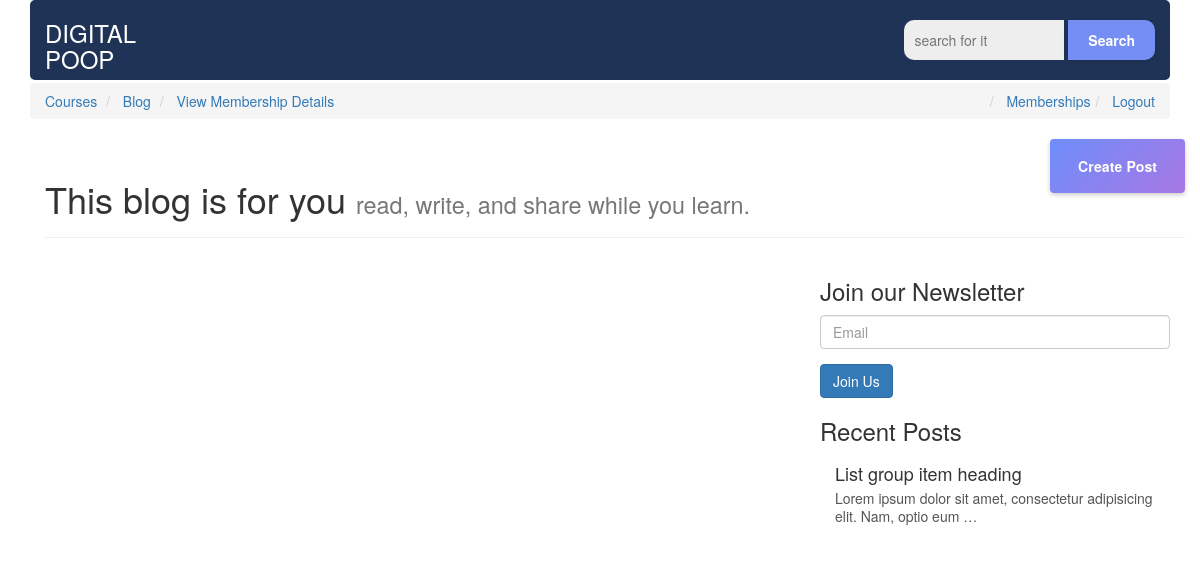
/blog/ (signed in), run on an earlier commit of the app's database.
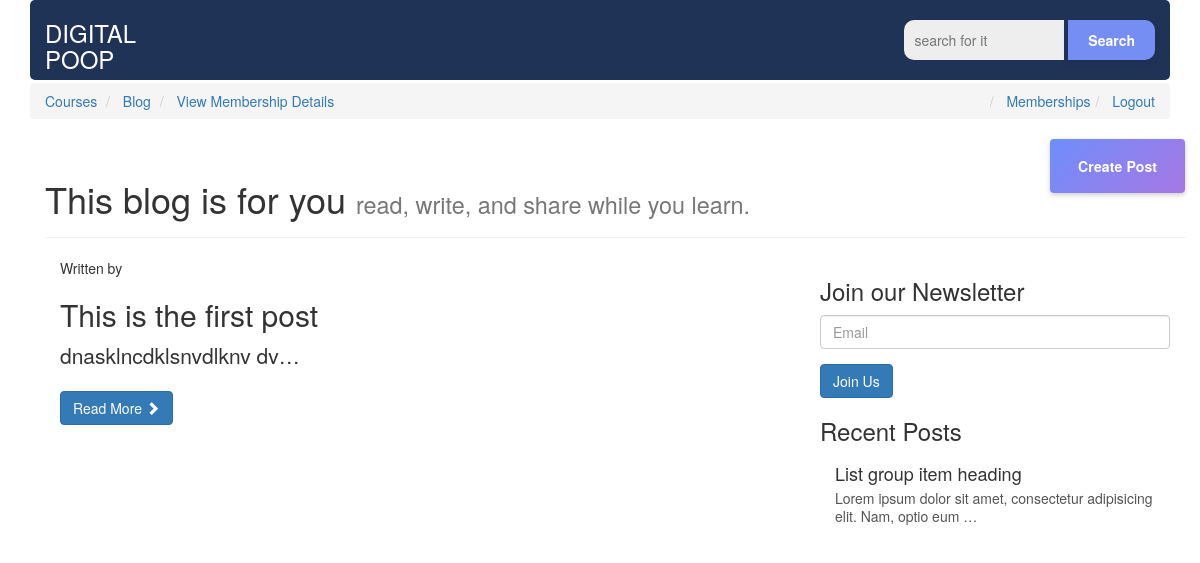
And on a later commit of the database.
### blog/models.py (models this page shows, shortened)
class Post(models.Model):
    title = models.CharField(max_length= 50)
    description = models.TextField(max_length=1000)
    timestamp = models.DateTimeField(auto_now=False, auto_now_add=True)
    timestamp = models.DateTimeField(auto_now=True, auto_now_add=False)
    author = models.ForeignKey('Author', on_delete=models.CASCADE)
    image = models.ImageField(null=True, blank=True)
    def get_absolute_url(self):
        return reverse('blog:details', kwargs={'id': self.id})
    class Meta:
            db_table = 'Post'

### blog/views.py (the view)
def posts_list(request):
    all_posts = Post.objects.all()
    context = {
        'all_posts': all_posts
    }
    return render(request, 'blog/posts_list.html', context)

### blog/templates/blog/posts_list.html (shortened to what this page needs)
{% extends 'blog/base.html' %}
{% block content %}
{% if not request.user.is_authenticated %}
<div class="container">
        <div class="row">
            <div class="col-xs-12 col-md-12">
                <div class="non-member-card">
                    <div class="card-block">
                        <h4 class="non-member-card-title">You are not yet a member</h4>
                            <p class="non-member-card-text">The reason why you do not have access to
                            this page is because you are not registered as a member.
                            Please click below to register.</p>
                    </div>
                    <div class="card-footer">
                        <small class="text-muted">Last updated 3 mins ago</small>
                    </div>
                    <button type="button" class="btn btn-success">Sign Up</button>
                </div>
            </div>
{% else %}
<div class="container">
   <div class="row">
      <a href="/blog/create/" class="gradient-btn create-post-btn" data-title="Create Post"></a>
      <div class="page-header">
          <h1>This blog is for you <small>read, write, and share while you learn.</small></h1>
      </div>
   </div>
  <div class="row">
    <div class="col-md-8">
        {% for post in all_posts %}
            <article id="">
              <header>
                <div class="meta">
                  Written by
                </div>
                <h2>{{ post.title }}</h2>
              </header>
              <div class="entry-content">
            {% if post.image %}
                  <img src="{{ post.image.url }}" alt="" class="img-fluid post-image"
                   style="max-width:600px;max-height:600px;"/>
                <p class="lead">{{ post.description }}&hellip;</p>
                <a href="{{ post.get_absolute_url }}" class="btn btn-primary">Read More
                <span class="glyphicon glyphicon glyphicon-chevron-right" aria-hidden="true">
                </span></a>
            {% else %}
                <p class="lead">{{ post.description }}&hellip;</p>
                <a href="{{ post.get_absolute_url }}" class="btn btn-primary">Read More <span class="glyphicon glyphicon glyphicon-chevron-right" aria-hidden="true"></span></a>
            {% endif %}
              </div>
            </article>
    {% endfor %}
          </div>
    <aside class="col-sm-4 col-md-4 col-lg-4">
        <div class="mb-3">
              <h3 class="card-header mb-3">Join our Newsletter</h3>
              <form class="form-horizontal">
                <div class="form-group">
                  <div class="col-sm-12 col-md-12 col-lg-12">
                    <input type="email" class="form-control" id="inputEmail3" placeholder="Email">
                  </div>
                </div>
                <div class="form-group">
                  <div class="col-sm-12 col-md-12 col-lg-12">
                    <button type="submit" class="btn btn-primary">Join Us</button>
                  </div>
                </div>
              </form>
        </div>
            <h3>Recent Posts</h3>
              <a href="#" class="list-group-item">
                <h4 class="list-group-item-heading">List group item heading</h4>
                <p class="list-group-item-text">
                  Lorem ipsum dolor sit amet, consectetur adipisicing elit. Nam, optio eum &hellip;
                </p>
              </a>
            </div>
        </div>
    </div>
{% endif %}
{% endblock content %}

### blog/templates/blog/base.html (shortened to what this page needs)
{% load static %}
<!DOCTYPE html>
<html lang="en">
<head>
    <link rel="stylesheet" href="https://maxcdn.bootstrapcdn.com/bootstrap/3.3.7/css/bootstrap.min.css"
>
    <link rel="stylesheet" href="{% static 'css/main.css' %}">
</head>
<body>
    {% include 'blog/navbar.html' %}
    {% if not request.user.is_authenticated %}
    <div class="container">
        <nav class="breadcrumb">
            <ol class='breadcrumb'>
                <li class='pull-left'>
                    <a href="{% url 'memberships:register' %}">Register</a>
                </li>
                <li class='pull-right'>
                    <a href="{% url 'memberships:login' %}">Login</a>
                </li>
                <li class='pull-right'>
                    <a href='/memberships'>Memberships</a>
                </li>
            </ol>
        </nav>
    </div>
    {% else %}
            <div class="container">
                <ol class='breadcrumb'>
                    <li>
                        <a href='/courses'>Courses</a>
                    </li>
                    <li>
                        <a href='/blog'>Blog</a>
                    </li>
                    <li>
                        <a href='/memberships/my_membership/'>View Membership Details</a>
                    </li>
                    <li class='pull-right'>
                        <a href="{% url 'memberships:logout' %}">Logout</a>
                    </li>
                    <li class='pull-right'>
                        <a href='/memberships'>Memberships</a>
                    </li>
                </ol>
            </div>
    {% endif %}
<div class="container">
        {% block content%}
        {% endblock content%}
</body>
</html>

### blog/templates/blog/navbar.html (shortened to what this page needs)
{% load static %}
<div class="container d-flex">
    <div class="row">
            <div class="top-nav">
                <div class="col-sm-2 col-md-2 col-lg-2">
                    <h1 class="site-title">DIGITAL POOP</h1>
                </div>
                <div class="col-sm-6 col-md-6">
                    <div class="search-box">
                      <form id="searchthis" action="/search" style="display:inline;" method="get">
                        <input id="namanyay-search-box" name="q" size="40" type="text" placeholder="search for it"/>
                        <input id="namanyay-search-btn" value="Search" type="submit"/>
                      </form>
                    </div>
                </div>
            </div>
    </div>
</div>

### memberships/static/css/main.css (style rules this page uses)
html { box-sizing: border-box; }
.gradient-btn { position: relative; display: inline-block; padding: 1.2em 2em; text-decoration: none; text-align: center; cursor: pointer; user-select: none; color: white; }
.gradient-btn::before { color: white; content: ''; position: absolute; top: 0; left: 0; bottom: 0; right: 0; background: linear-gradient(135deg, #6e8efb, #a777e3); border-radius: 4px; transition: box-shadow .5s ease, transform .2s ease; will-change: transform; box-shadow: 0 2px 5px rgba(0, 0, 0, .2); transform: translateY(var(--ty, 0)) rotateX(var(--rx, 0)) rotateY(var(--ry, 0)) translateZ(var(--tz, -12px)); }
.gradient-btn::after { color: white; position: relative; display: inline-block; content: attr(data-title); transition: transform .2s ease; font-weight: bold; letter-spacing: .01em; will-change: transform; transform: translateY(var(--ty, 0)) rotateX(var(--rx, 0)) rotateY(var(--ry, 0)); }
.top-nav { width: 100%; height: 80px; background: #1f3356; border-radius: 5px; }
.site-title { color: white; font-size: 24px; }
.search-box { margin-top: 20px; float: right; }
#namanyay-search-btn { background:#758ef3; color:white; font: 'trebuchet ms', trebuchet; padding:10px 20px; border-radius:0 10px 10px 0; -moz-border-radius:0 10px 10px 0; -webkit-border-radius:0 10px 10px 0; -o-border-radius:0 10px 10px 0; border:0 none; font-weight:bold; box-shadow: 0 4px 6px rgba(50, 50, 93, .11), 0 1px 3px rgba(0, 0, 0, .08); }
#namanyay-search-box { background: #eee; padding:10px; border-radius:10px 0 0 10px; -moz-border-radius:10px 0 0 10px; -webkit-border-radius:10px 0 0 10px; -o-border-radius:10px 0 0 10px; border:0 none; width:160px; }
.list-group-item { background-color: rgba(255,255,255,0.7); border:0; }
.row { margin-left:auto; margin-right:auto; }
.create-post-btn { float: right; }

What changed in the data, as far as the page shows it:
added Post: title "This is the first post", description "dnasklncdklsnvdlknv dv"
